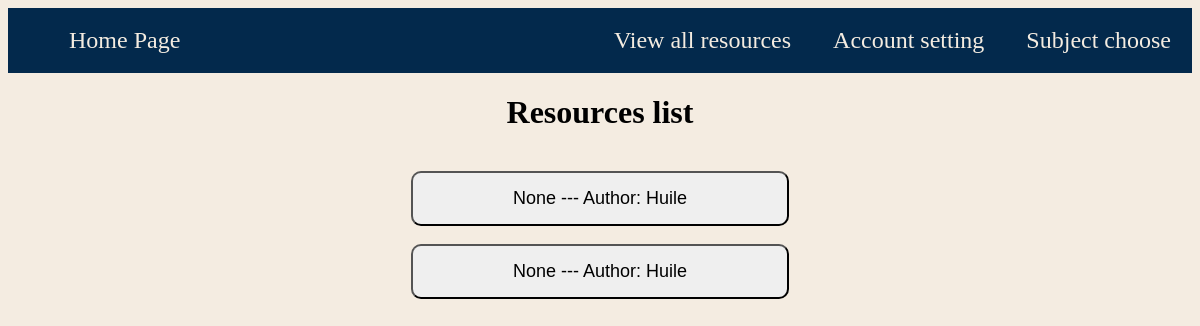
Screenshot of /resources_list/6 with the database file from the repository.
### tables this page shows
CREATE TABLE "resources" (unit_id INTEGER, resources_id INTEGER PRIMARY KEY, subject TEXT, unit TEXT, resources_name TEXT, path TEXT, type TEXT, author TEXT, from_link TEXT, released_year INTEGER);

### main.py (the view)
@app.route("/resources_list/<int:unit_id>", methods=['GET', 'POST'])
def resources_list(unit_id):
    conre_list = sqlite3.connect('database/database.db')
    re_cursor = conre_list.cursor()
    re_cursor.execute(
         "SELECT resources_id, resources_name, author FROM resources WHERE unit_id = ?",
         (unit_id,)
)
    resources = re_cursor.fetchall()
    conre_list.close()
    return render_template("resources_list.html", resources = resources, unit_id = unit_id)

### templates/resources_list.html (shortened to what this page needs)
<!DOCTYPE html>
<html lang="en">
  <head>
    <link rel="stylesheet" href="/static/style.css">
  </head>
  <body>
    <header>
      <Ul>
        <li><a href="{{ url_for('subjectpick')}}">Subject choose</a></li>
        <li><a href="{{ url_for('account') }}">Account setting</a></li>
        <li><a href="{{ url_for('all_resources')}}">View all resources</a></li>
        <li class="tag_left"><a href="{{ url_for('homepage')}}">Home Page</a></li>
      </Ul>
    </header>
    <main>
      <h1>Resources list</h1>
      {% for resource in resources %}
      <div class="list_display">
        <br>
        <a href="{{ url_for('resources', resource_id=resource[0])}}">
          <button class="button">
            {{ resource[1] }}
            ---
            Author:
            {{ resource[2] }}
          </button>
        </a>
      </div>
      {% endfor %}
    </main>
  </body>
</html>

### static/style.css (style rules this page uses)
:root { --background: #F4ECE1; --blue: #03294C; --orange: #FB7E0A; --end_orange_1: #fba30a; --end_orange_2: #fb7e0a; --end_orange_3:#ff6a00; --end_red_1:#ff4800; --end_blue_1:#4FABFF; --end_blue_2:#0D7BE0; --end_blue_1:#034F94; }
body { font-family: SN pro; background-color: rgb(244, 236, 225); }
h1, h2, h3, h4, h5, h6 { text-align: center; }
header { position: relative; }
ul { font-size: 150%; list-style-type: none; overflow: hidden; margin: 0; padding: 1; background-color: var(--blue); }
ul li { float: right; }
ul li a { text-decoration: none; display: block; color: var(--background); text-align: center; padding: 19px 21px; }
ul li.tag_left { float: left; }
.list_display { text-align: center; justify-content: center; }
.button { font-size: large; padding: 15px 100px; border-radius: 10px; }

### rows the page displays
resources: from_link "None", author "Huile"
resources: from_link "None", author "Huile"
